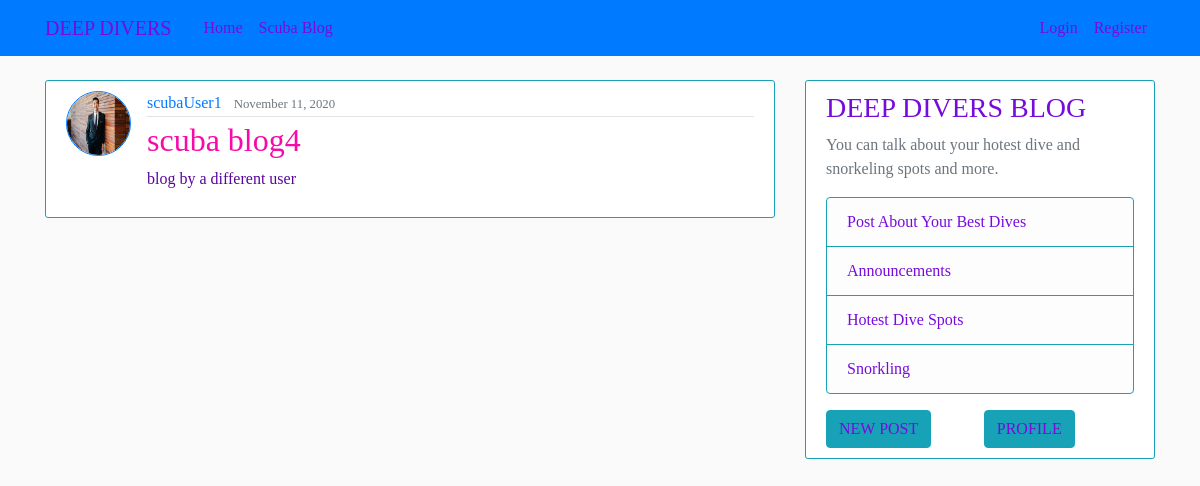
The app's page /post/4/ with its own data.
### scuba_blog/models.py (models this page shows, shortened)
class Post(models.Model):
    title= models.CharField(max_length=100)
    content= models.TextField()
    date_posted= models.DateTimeField(default= timezone.now)
    author = models.ForeignKey(User, on_delete= models.CASCADE)

### users/models.py (models this page shows, shortened)
class Profile(models.Model):
    user = models.OneToOneField(User, on_delete=models.CASCADE)
    image = models.ImageField(default='default.jpg', upload_to='profile_pics')

### scuba_blog/views.py (the view)
# urls.py: path('post/<int:pk>/', PostDetailView.as_view(), name='post-detail'),
class PostDetailView(DetailView):
    model = Post

### scuba_blog/templates/scuba_blog/post_detail.html (shortened to what this page needs)
{% extends "scuba_blog/base.html" %}
{% block content %}
  <article id="title" class="media content-section border border-info">
    <img class="rounded-circle border border-primary article-img" src="{{ object.author.profile.image.url }}">
    <div class="media-body">
      <div class="article-metadata">
        <a class="mr-2" href="#">{{ object.author }}</a>
        <small class="text-muted">{{ object.date_posted|date:"F d, Y" }}</small>
      </div>
      <h2 class="article-title">{{ object.title }}</h2>
      <p class="article-content">{{ object.content }}</p>
    </div>
  </article>
{% endblock content %}

### static/css/main.css (style rules this page uses)
body { background: #fafafa; color: #2409bd; margin-top: 5rem; width:100%; }
#title { font-family: Algerian,Castellar; color: #770bdc; }
p { color: rgb(88, 5, 156) !important; font-family:Castellar; }
.content-section { background: #ffffff; padding: 10px 20px; border: 1px solid #dddddd; border-radius: 3px; margin-bottom: 20px; }
.article-title { color: #f70aa8; }
.article-content { white-space: pre-line; }
.article-img { height: 65px; width: 65px; margin-right: 16px; }
.article-metadata { padding-bottom: 1px; margin-bottom: 4px; border-bottom: 1px solid #e3e3e3 }

### records on screen
Post: author.profile.image (placeholder picture), author "scubaUser1", date_posted "November 11, 2020", title "scuba blog4", content "blog by a different user"
